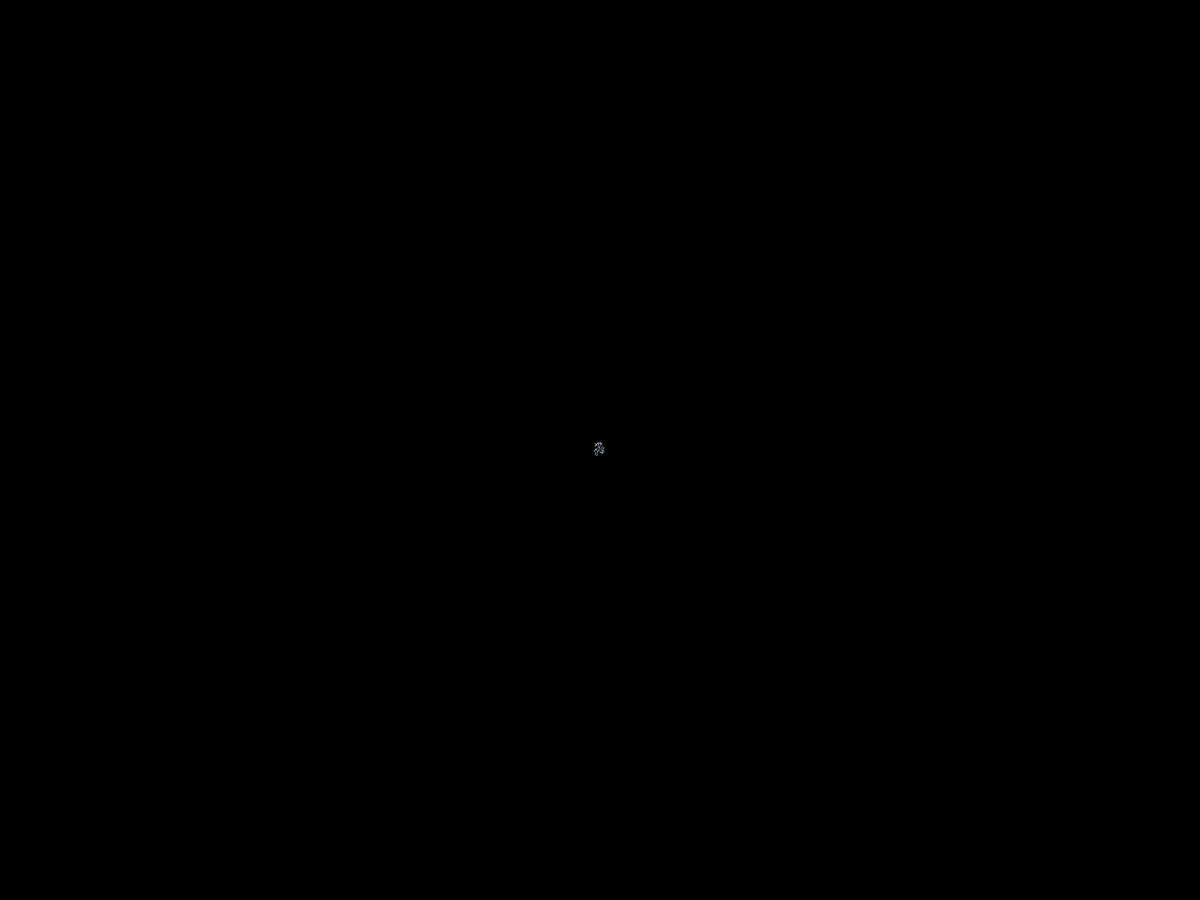
Frame 1 (no input)
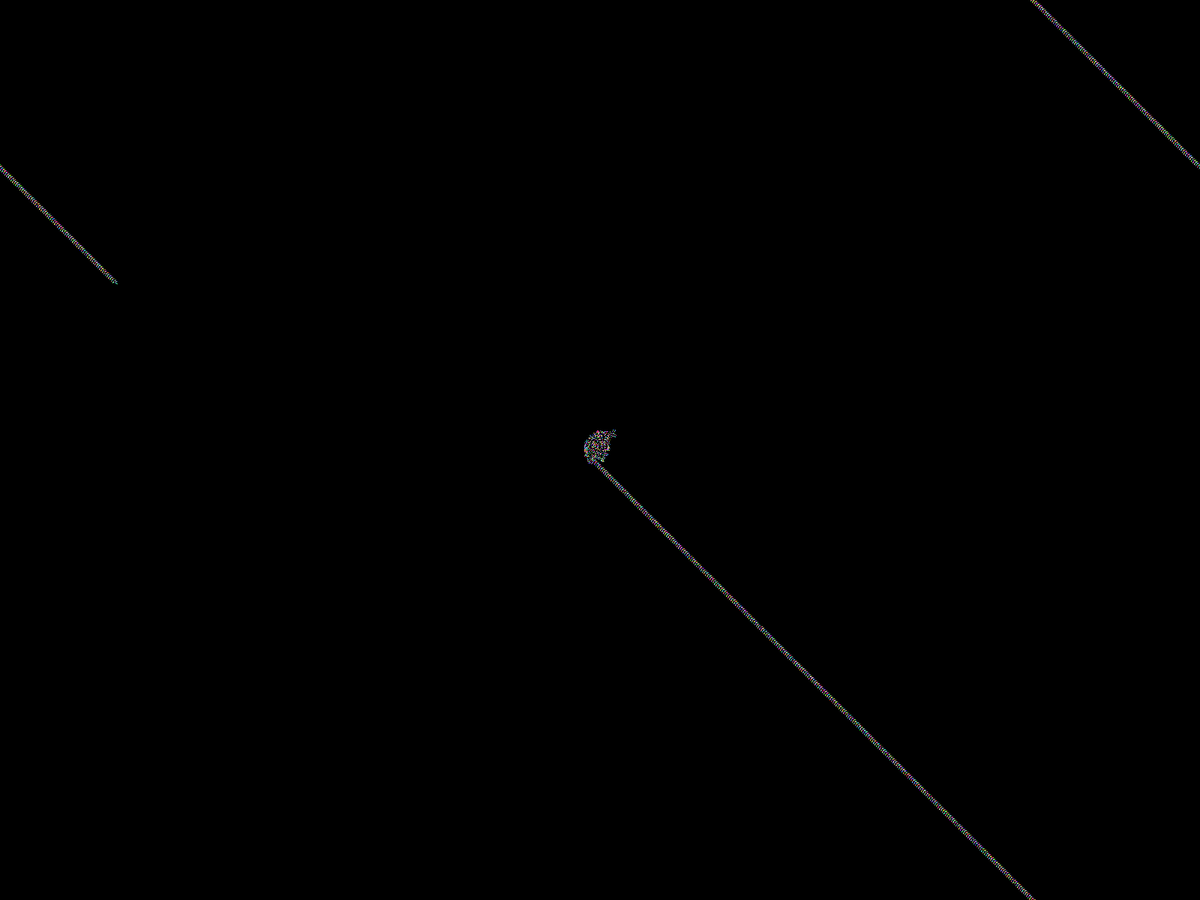
Frame 60 (the mouse pressed at the canvas centre just before this capture)
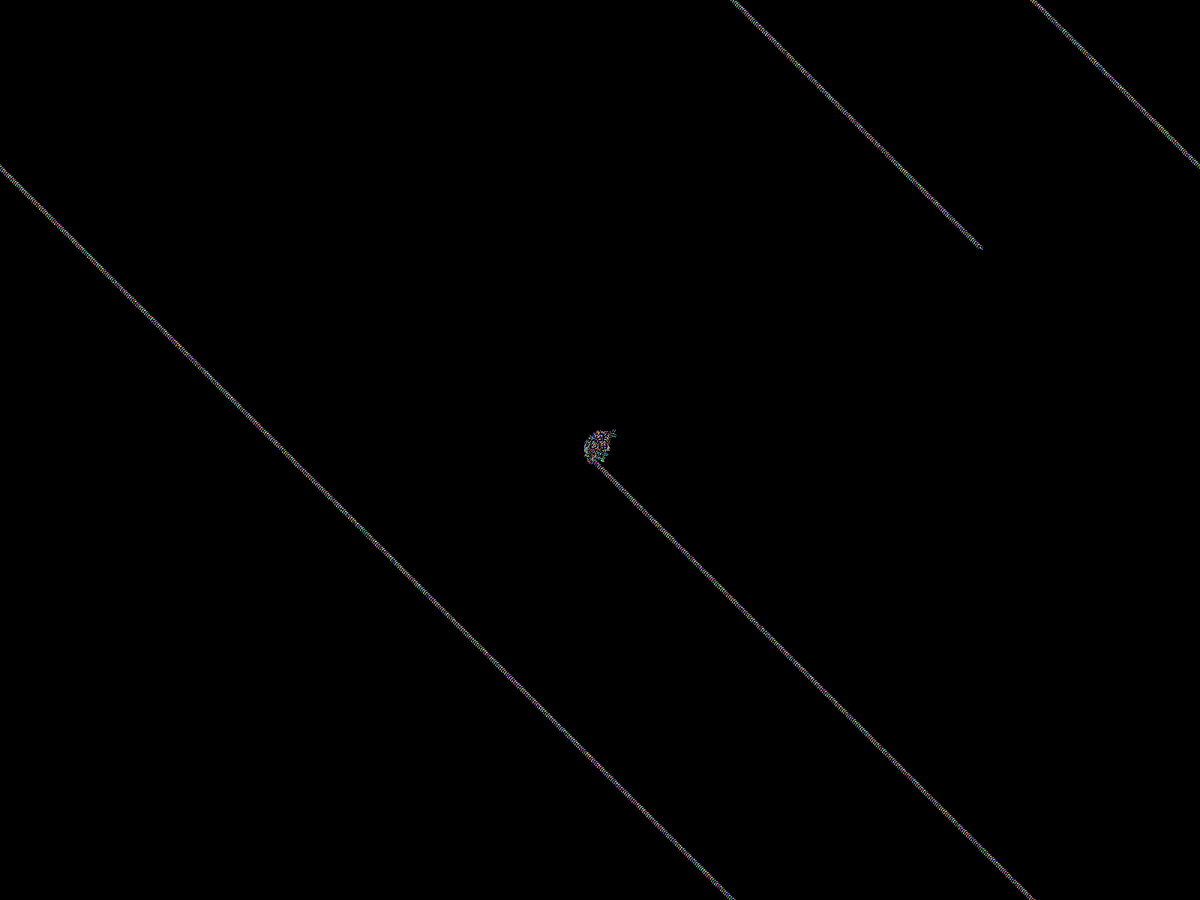
Frame 120 (the mouse held since frame 60 and released just before this capture)

The Processing sketch that drew these frames (run headless with seeded random() and noise(); from frame 60 on, the mouse is pressed at the canvas centre):

// Processing sketch: Langton_s_Ant
// ── Langton_s_Ant.pde
int[][] grid;
PImage canvas;
int antX;
int antY;
int dir = 0;

void setup() {
  //size(400, 400);
  fullScreen();
  antX = round(width/2);
  antY = round(height/2);
  grid = new int[width][height];
  canvas = createImage(width, height, RGB);
  image(canvas, 0, 0);
}

void draw() {
  for (int i=0; i<1000; i++) {
    update();
  }
  image(canvas, 0, 0);
}

void update() {
  int state = grid[antX][antY];
  if (state == 0) {
    grid[antX][antY]=color(random(0,255),random(0,255),random(0,255));
    dir = dir+1;
    if (dir >3) {
     dir = 0; 
    }
  }
  else {
    grid[antX][antY]=0;
    dir = dir-1;
    if (dir <0) {
     dir = 3; 
    }
  }
  moveForward();
  if (antX > width-1) {antX = 0;}
  else if (antX <0) {antX = width-1;}
  else if (antY > height-1) {antY=0;}
  else if (antY < 0) {antY=height-1;}
  canvas.loadPixels();
  canvas.pixels[antX+antY*width]=color(grid[antX][antY]);  
  canvas.updatePixels();
}

void moveForward() {
  switch (dir) {
     case 0:
       antX -=1;
       break;
     case 1:
       antY-=1;
       break;
     case 2:
       antX +=1;
     break;
     case 3:
       antY +=1;
     break;
  }
}
